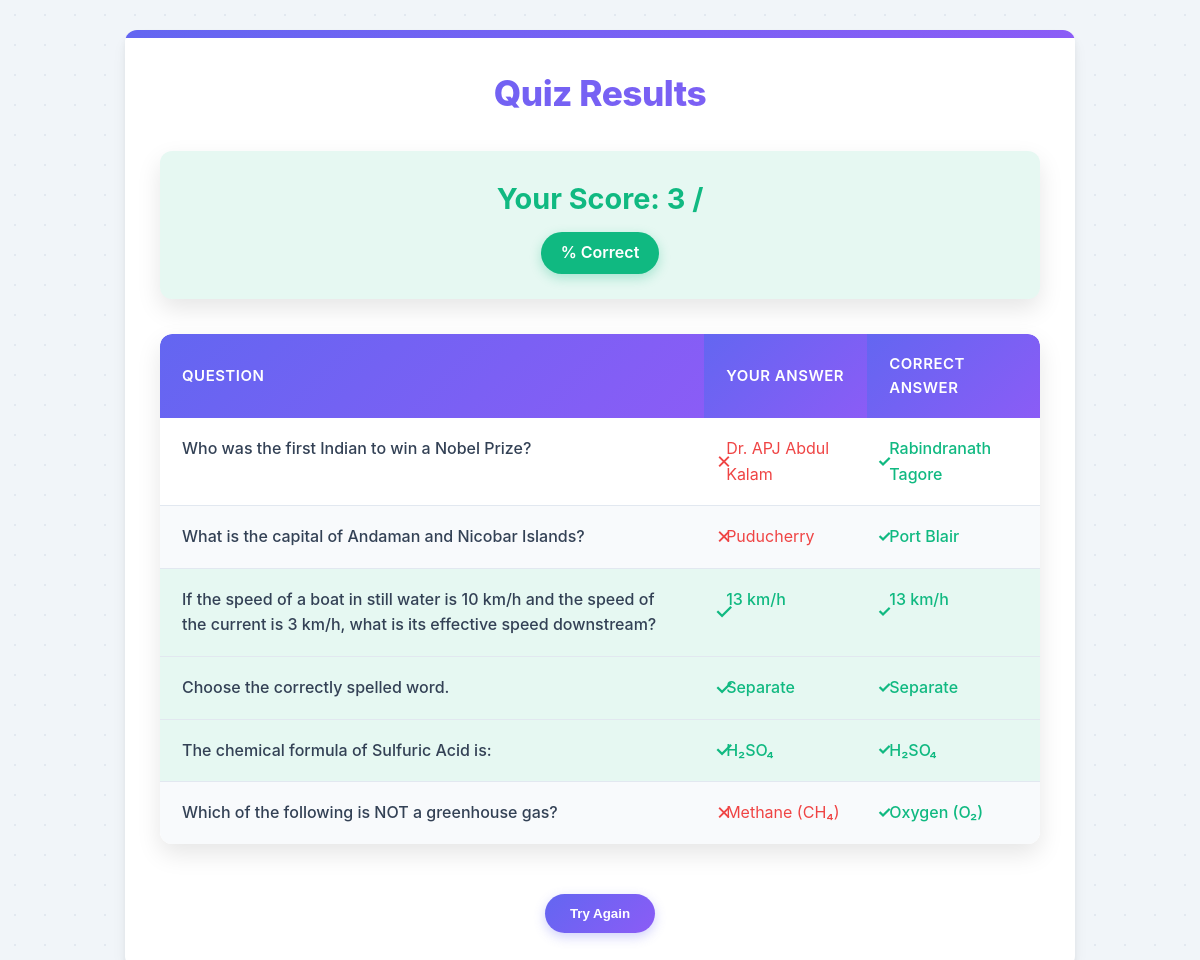
The page /1/result/ (signed in) on the database its author committed.
### core/models.py (models this page shows, shortened)
class Question(models.Model):
    mock_test = models.ForeignKey(MockTest, on_delete=models.CASCADE, related_name="questions")
    text = models.CharField(max_length=200, null=True)
    option1 = models.CharField(max_length=255)
    option2 = models.CharField(max_length=255)
    option3 = models.CharField(max_length=255)
    option4 = models.CharField(max_length=255)
    correct_option = models.IntegerField(help_text="1, 2, 3, or 4")
    def get_option_display(self, option_number=None):
        options = {
            1: self.option1,
            2: self.option2,
            3: self.option3,
            4: self.option4,
        }
        if option_number is None:
            option_number = self.correct_option  # Default to correct answer
        return options.get(option_number, "Invalid Option")

### core/views.py (the view)
# urls.py: path('<int:test_id>/result/', views.test_result, name='test_result'),
@login_required
def test_result(request, test_id):
    mock_test = get_object_or_404(MockTest, id=test_id)
    questions = mock_test.questions.all()
    user_response = UserResponse.objects.filter(user=request.user, test=mock_test).order_by('-id').first()
    selected_answers = {}
    if user_response:
        responses_dict = json.loads(user_response.responses)  # ✅ Convert string back to dictionary
        for q_id, answer in responses_dict.items():  # Now, responses_dict is a valid dictionary
            question = questions.filter(id=int(q_id)).first()
            if question:
                selected_answers[int(q_id)] = (
                    question.get_option_display(int(answer))
                    if answer != "Not Answered"
                    else "Not Answered"
                )
    return render(request, "test_result.html", {
        "mock_test": mock_test,
        "questions": questions,
        "selected_answers": selected_answers,
        "score": user_response.score if user_response else 0,
    })

### core/templatetags/custom_filters.py (called while the page is built)
@register.filter
def get_item(dictionary, key):
    return dictionary.get(key, "Not Answered")

### core/templates/test_result.html (shortened to what this page needs)
{% load custom_filters %}
<!DOCTYPE html>
<html lang="en">
<head>
</head>
<body>
    <div class="container">
        <h1>Quiz Results</h1>
        <div class="score-container">
            <h2>Your Score: {{ score }} / {{ total_questions }}</h2>
            <div class="score-badge">
                {% widthratio score total_questions 100 %}% Correct
            </div>
        </div>
        <table class="results-table">
            <thead>
                <tr>
                    <th>Question</th>
                    <th>Your Answer</th>
                    <th>Correct Answer</th>
                </tr>
            </thead>
            <tbody>
                {% for question in questions %}
                <tr {% if selected_answers|get_item:question.id == question.get_option_display %}class="match"{% else %}class="incorrect"{% endif %}>
                    <td class="question-text">{{ question.text }}</td>
                    <td class="your-answer">
                        {{ selected_answers|get_item:question.id }}
                    </td>
                    <td class="correct-answer">
                        {{ question.get_option_display }}
                    </td>
                </tr>
                {% endfor %}
            </tbody>
        </table>
        <div class="footer">
            <a href="{% url 'mock_test_list' %}">
            <button class="feedback-btn">Try Again</button>
            </a>
        </div>
    </div>
</body>
</html>

### core/templates/test_result.html (style rules this page uses)
:root { --primary-color: #6366f1; --primary-gradient: linear-gradient(135deg, #6366f1, #8b5cf6); --secondary-color: #f8fafc; --text-color: #334155; --accent-color: #64748b; --success-color: #10b981; --error-color: #ef4444; --border-radius: 12px; --box-shadow: 0 10px 25px rgba(0, 0, 0, 0.1); --card-shadow: 0 4px 6px rgba(0, 0, 0, 0.05), 0 10px 15px rgba(0, 0, 0, 0.05); }
* { box-sizing: border-box; margin: 0; padding: 0; }
body { font-family: 'Inter', -apple-system, BlinkMacSystemFont, 'Segoe UI', Roboto, sans-serif; background: #f1f5f9; background-image: radial-gradient(#e2e8f0 1px, transparent 1px); background-size: 30px 30px; color: var(--text-color); line-height: 1.6; padding: 30px 15px; min-height: 100vh; }
.container { max-width: 950px; margin: 0 auto; background-color: white; border-radius: var(--border-radius); box-shadow: var(--card-shadow); padding: 35px; position: relative; overflow: hidden; }
.container::before { content: ""; position: absolute; top: 0; left: 0; width: 100%; height: 8px; background: var(--primary-gradient); }
h1 { text-align: center; margin-bottom: 30px; font-weight: 800; font-size: 2.2rem; background: var(--primary-gradient); -webkit-background-clip: text; background-clip: text; color: transparent; letter-spacing: -0.5px; }
.score-container { text-align: center; background: rgba(16, 185, 129, 0.1); padding: 25px; border-radius: var(--border-radius); box-shadow: var(--box-shadow); margin-bottom: 35px; position: relative; overflow: hidden; transition: all 0.3s ease; }
.score-container h2 { font-weight: 700; color: var(--success-color); font-size: 1.8rem; margin: 0; }
.score-badge { display: inline-block; margin-top: 10px; background: var(--success-color); color: white; padding: 8px 20px; border-radius: 30px; font-weight: 600; font-size: 1rem; box-shadow: 0 4px 12px rgba(16, 185, 129, 0.3); }
.results-table { width: 100%; border-collapse: separate; border-spacing: 0; margin-bottom: 30px; border: none; overflow: hidden; border-radius: var(--border-radius); box-shadow: var(--box-shadow); }
.results-table th { background: var(--primary-gradient); color: white; text-align: left; padding: 18px 22px; font-weight: 600; font-size: 15px; letter-spacing: 0.5px; text-transform: uppercase; position: relative; }
.results-table th:first-child { border-top-left-radius: var(--border-radius); }
.results-table th:last-child { border-top-right-radius: var(--border-radius); }
.results-table tr:last-child td:first-child { border-bottom-left-radius: var(--border-radius); }
.results-table tr:last-child td:last-child { border-bottom-right-radius: var(--border-radius); }
.results-table tr { transition: all 0.2s ease; }
.results-table tr:nth-child(even) { background-color: var(--secondary-color); }
.results-table td { padding: 18px 22px; border-bottom: 1px solid #e2e8f0; vertical-align: top; transition: all 0.2s ease; }
.results-table tr:last-child td { border-bottom: none; }
.question-text { font-weight: 500; color: var(--text-color); font-size: 16px; }
.your-answer { color: var(--accent-color); position: relative; padding-left: 25px; }
.your-answer::before { content: "•"; position: absolute; left: 10px; color: var(--accent-color); font-size: 22px; top: 50%; transform: translateY(-50%); }
.correct-answer { color: var(--success-color); font-weight: 500; position: relative; padding-left: 25px; }
.correct-answer::before { content: "✓"; position: absolute; left: 10px; color: var(--success-color); font-weight: bold; top: 50%; transform: translateY(-50%); }
.match { background-color: rgba(16, 185, 129, 0.1) !important; }
.match .your-answer { color: var(--success-color); font-weight: 500; }
.match .your-answer::before { content: "✓"; color: var(--success-color); }
.incorrect .your-answer { color: var(--error-color); position: relative; }
.incorrect .your-answer::before { content: "✗"; color: var(--error-color); }
.footer { text-align: center; margin-top: 30px; color: var(--accent-color); font-size: 14px; }
.feedback-btn { display: inline-block; background: var(--primary-gradient); color: white; padding: 12px 25px; border-radius: 30px; font-weight: 600; text-decoration: none; margin-top: 20px; box-shadow: 0 4px 12px rgba(99, 102, 241, 0.3); transition: all 0.3s ease; border: none; cursor: pointer; }

### rows shown on the page
Question: text "Who was the first Indian to win a Nobel Prize?", id "Dr. APJ Abdul Kalam", option "Rabindranath Tagore"
Question: text "What is the capital of Andaman and Nicobar Islands?", id "Puducherry", option "Port Blair"
Question: text "If the speed of a boat in still water is 10 km/h and the speed of the current is 3 km/h, what is its effective speed downstream?", id "13 km/h", option "13 km/h"
Question: text "Choose the correctly spelled word.", id "Separate", option "Separate"
Question: text "The chemical formula of Sulfuric Acid is:", id "H₂SO₄", option "H₂SO₄"
Question: text "Which of the following is NOT a greenhouse gas?", id "Methane (CH₄)", option "Oxygen (O₂)"

### other values the page prints
{{ score }} "3"
